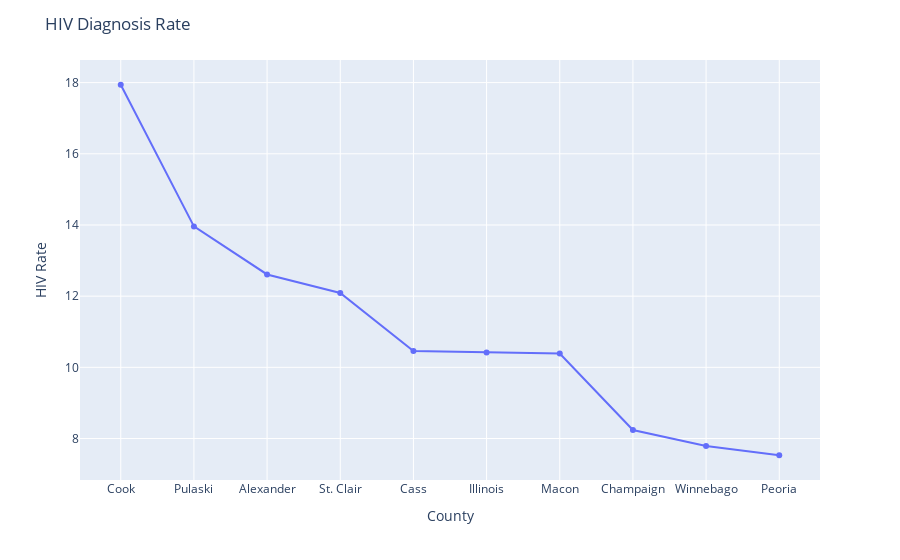

The cell this chart's notebook holds for it:
### Code cell
# plt.subplots(figsize=(20,10))
# p = sns.lineplot(data=HivDiagnosisRate, x='County', y='2016-2023 HIV Diagnosis Rate', marker='o', color='#800000')
# p.set_title('2016-2023 Hiv Diagnosis Rate By County', fontsize=20)
# p.set_ylabel('Rate', fontsize=20)
# p.set_xlabel('County', fontsize=20)
# plt.show()
fig = px.line(HivDiagnosisRate, x='County', y='2016-2023 HIV Diagnosis Rate', markers=True)
fig.update_layout(title_text='HIV Diagnosis Rate',
                 xaxis_title='County', 
                 yaxis_title = 'HIV Rate', autosize=True)
fig.show()

### Figure 1 — Plotly figure (JSON) as saved in the notebook; plotly's stock layout.template omitted (floating-point values rounded to 4 significant figures)
{"data": [{"hovertemplate": "County=%{x}<br>2016-2023 HIV Diagnosis Rate=%{y}<extra></extra>", "legendgroup": "", "line": {"color": "#636efa", "dash": "solid"}, "marker": {"symbol": "circle"}, "mode": "lines+markers", "name": "", "orientation": "v", "showlegend": false, "type": "scatter", "x": ["Cook", "Pulaski", "Alexander", "St. Clair", "Cass", "Illinois", "Macon", "Champaign", "Winnebago", "Peoria"], "xaxis": "x", "y": [17.94, 13.96, 12.61, 12.09, 10.46, 10.42, 10.39, 8.24, 7.79, 7.53], "yaxis": "y"}], "layout": {"autosize": true, "legend": {"tracegroupgap": 0}, "margin": {"t": 60}, "title": {"text": "HIV Diagnosis Rate"}, "xaxis": {"anchor": "y", "autorange": true, "domain": [0, 1], "range": [-0.5446, 9.545], "title": {"text": "County"}, "type": "category"}, "yaxis": {"anchor": "x", "autorange": true, "domain": [0, 1], "range": [6.724, 18.75], "title": {"text": "HIV Rate"}, "type": "linear"}}}
